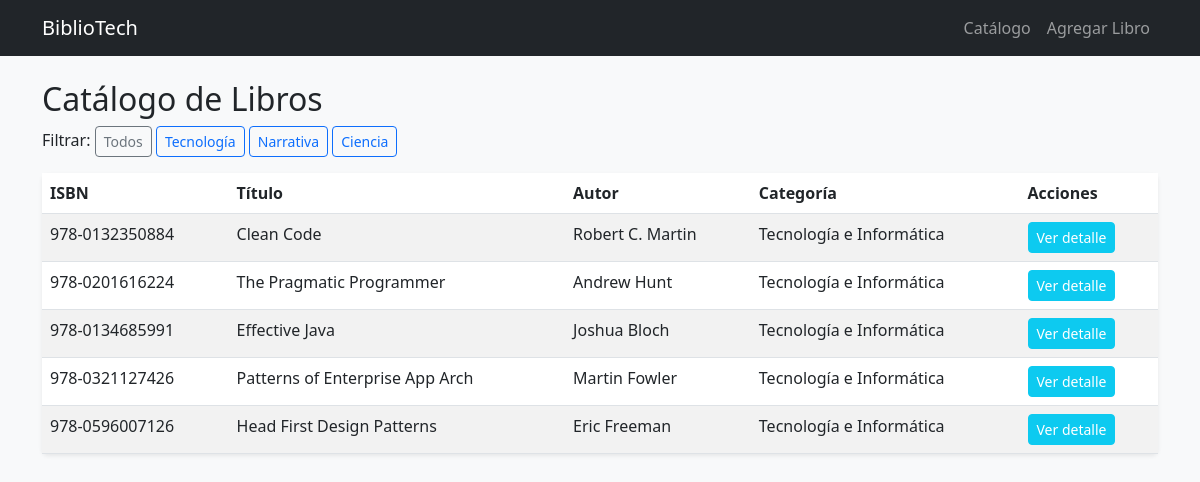
The app's page /categoria/TECNOLOGIA/ with its own data.
### biblioteca/models.py (models this page shows, shortened)
class Libro(models.Model):
    CATEGORIAS = [
        ('TECNOLOGIA', 'Tecnología e Informática'),
        ('NARRATIVA', 'Narrativa y Literatura'),
        ('CIENCIA', 'Ciencias Exactas y Naturales'),
        ('HISTORIA', 'Historia y Ciencias Sociales'),
    ]
    isbn = models.CharField(max_length=20, unique=True, verbose_name='ISBN')
    titulo = models.CharField(max_length=150, verbose_name='Título del Libro')
    autor = models.CharField(max_length=100, verbose_name='Autor')
    categoria = models.CharField(max_length=50, choices=CATEGORIAS, verbose_name='Categoría')
    precio_prestamo = models.IntegerField(verbose_name='Precio Préstamo ($ CLP)')
    stock_copias = models.IntegerField(verbose_name='Copias Disponibles')
    disponible = models.BooleanField(default=True, verbose_name='Disponible')
    fecha_publicacion = models.DateField(verbose_name='Fecha de Publicación')

### biblioteca/views.py (the view)
# urls.py: path('categoria/<str:cat>/', views.libros_por_categoria, name='libros_por_categoria'),
def libros_por_categoria(request, cat):
    libros = Libro.objects.filter(categoria=cat)
    return render(request, 'biblioteca/lista_libros.html', {'libros': libros, 'categoria_actual': cat})

### biblioteca/templates/biblioteca/lista_libros.html
{% extends 'biblioteca/base.html' %}
{% block content %}
<h2>Catálogo de Libros</h2>
<div class="mb-3">
    <span>Filtrar: </span>
    <a href="{% url 'lista_libros' %}" class="btn btn-sm btn-outline-secondary">Todos</a>
    <a href="{% url 'libros_por_categoria' 'TECNOLOGIA' %}" class="btn btn-sm btn-outline-primary">Tecnología</a>
    <a href="{% url 'libros_por_categoria' 'NARRATIVA' %}" class="btn btn-sm btn-outline-primary">Narrativa</a>
    <a href="{% url 'libros_por_categoria' 'CIENCIA' %}" class="btn btn-sm btn-outline-primary">Ciencia</a>
</div>
<table class="table table-striped table-hover bg-white rounded shadow-sm">
    <thead>
        <tr>
            <th>ISBN</th><th>Título</th><th>Autor</th><th>Categoría</th><th>Acciones</th>
        </tr>
    </thead>
    <tbody>
        {% for libro in libros %}
        <tr>
            <td>{{ libro.isbn }}</td>
            <td>{{ libro.titulo }}</td>
            <td>{{ libro.autor }}</td>
            <td>{{ libro.get_categoria_display }}</td>
            <td><a href="{% url 'detalle_libro' libro.id %}" class="btn btn-sm btn-info text-white">Ver detalle</a></td>
        </tr>
        {% empty %}
        <tr><td colspan="5">No hay libros registrados.</td></tr>
        {% endfor %}
    </tbody>
</table>
{% endblock %}

### records on screen
Libro: isbn "978-0132350884", titulo "Clean Code", autor "Robert C. Martin", categoria "Tecnología e Informática"
Libro: isbn "978-0201616224", titulo "The Pragmatic Programmer", autor "Andrew Hunt", categoria "Tecnología e Informática"
Libro: isbn "978-0134685991", titulo "Effective Java", autor "Joshua Bloch", categoria "Tecnología e Informática"
Libro: isbn "978-0321127426", titulo "Patterns of Enterprise App Arch", autor "Martin Fowler", categoria "Tecnología e Informática"
Libro: isbn "978-0596007126", titulo "Head First Design Patterns", autor "Eric Freeman", categoria "Tecnología e Informática"
